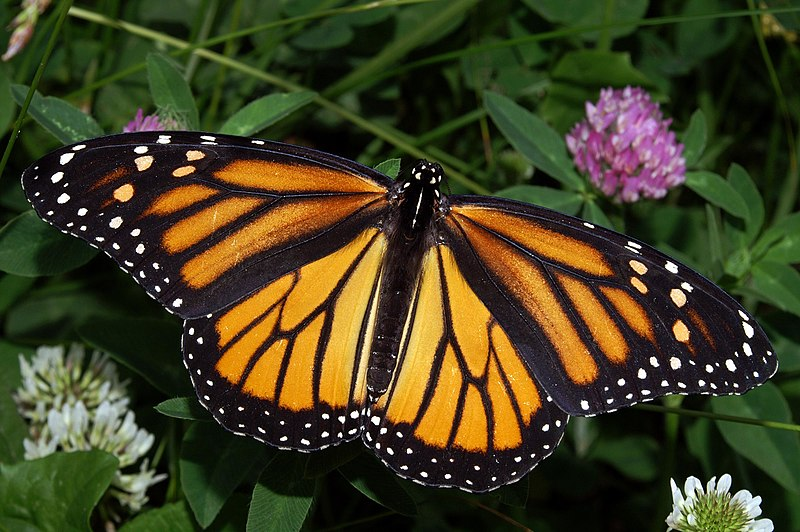
#> input picture images/monarch.jpg, 800 x 532 px
$ jupyter execute image_segmentation_k_means.ipynb   (shell and % lines are left out)
#> lines starting #> are read from the running program, lines starting #| are printed output that depends on the picture
#### Import Modules

[cell 1]
import numpy as np
import matplotlib.pyplot as plt
import cv2

#### Read in the image and convert it to an RGB image.

[cell 2]
# Read in the image
image = cv2.imread('../images/monarch.jpg')
#> image is the input picture: shape (532, 800, 3); mean B, G, R 33.1, 63.3, 66.6

# Change color to RGB (from BGR)
image = cv2.cvtColor(image, cv2.COLOR_BGR2RGB)

[cell 3]
plt.imshow(image)

#### Prepare the data for K means. The image is a 3-dimensional shape but to apply k-means clustering on it we need to reshape it to a 2-dimensional array.

[cell 4]
# Reshaping the image into a 2D array of pixels and 3 color values (RGB)
pixel_vals = image.reshape((-1,3))

[cell 5]
# Convert to float type
pixel_vals = np.float32(pixel_vals)

#### Now we will implement the K means algorithm for segmenting an image.
* Taking k = 3, which means that the algorithm will identify 3 clusters in the image.

[cell 6]
#the below line of code defines the criteria for the algorithm to stop running,
#which will happen is 100 iterations are run or the epsilon (which is the required accuracy)
#becomes 85%
criteria = (cv2.TERM_CRITERIA_EPS + cv2.TERM_CRITERIA_MAX_ITER, 100, 0.85)

[cell 7]
# then perform k-means clustering wit h number of clusters defined as 3
#also random centres are initially choosed for k-means clustering
k = 3
retval, labels, centers = cv2.kmeans(pixel_vals, k, None, criteria, 10, cv2.KMEANS_RANDOM_CENTERS)
#> retval = 887724087.1; centers = [[207.4, 157.1, 84.74], [19.62, 22.92, 11.67], [63.11, 75.43, 38.54]]

[cell 8]
# convert data into 8-bit values
centers = np.uint8(centers)
#> centers = [[207, 157, 84], [19, 22, 11], [63, 75, 38]]
segmented_data = centers[labels.flatten()]

# reshape data into the original image dimensions
segmented_image = segmented_data.reshape((image.shape))
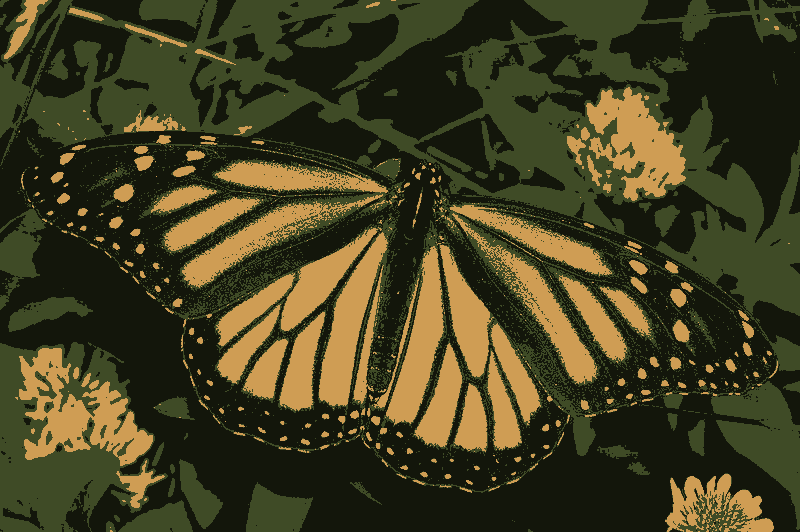
#> segmented_image: shape (532, 800, 3); mean R, G, B 66.2, 62.7, 32.5

[cell 9]
plt.imshow(segmented_image)

#### change the value of k to 6, we get the following Output:

[cell 10]
k = 3
retval, labels, centers = cv2.kmeans(pixel_vals, k, None, criteria, 10, cv2.KMEANS_RANDOM_CENTERS)
#> retval = 887701970; centers = [[207.4, 157, 84.72], [19.61, 22.89, 11.67], [63.02, 75.4, 38.5]]

[cell 11]
centers = np.uint8(centers)
#> centers = [[207, 156, 84], [19, 22, 11], [63, 75, 38]]
segmented_data = centers[labels.flatten()]

segmented_image = segmented_data.reshape((image.shape))
